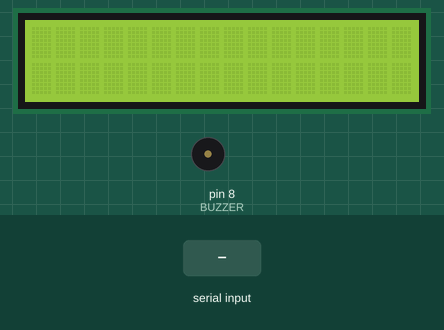
A program run on a simulated Arduino Uno, built with avr-gcc and run on an emulated ATmega328P. Shown: 16×2 character LCD, buzzer (waves = sounding, pin HIGH). Inputs (shaded band) come from the test bench. What the program prints to the serial monitor is not drawn.

Above: at 1.2 s.
1.3 s: "90/45\n" received over Serial
At 1.81 s:
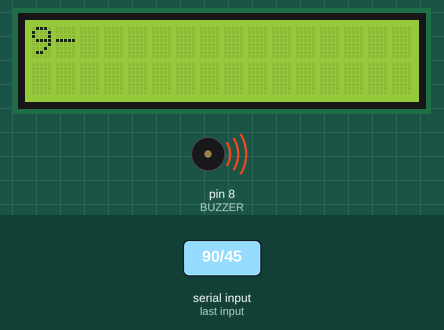
At 8.1 s:
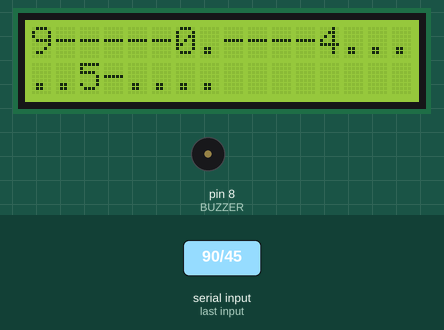
Timing chart, 0 to 9.6 s (numbered marks = the images above; inputs shaded):
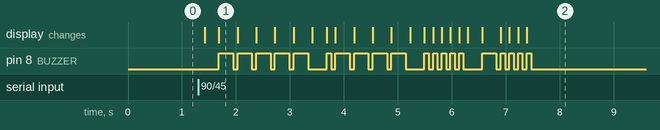

The program:

main.cpp
```cpp
#include <Arduino.h>
#include <LiquidCrystal.h>
#include <avr/wdt.h>

#define LCDWIDTH 16
#define LCDROWS 2
#define RS 12
#define EN 11
#define D4 5
#define D5 4
#define D6 3
#define D7 2

#define BUZZER 8

const int buzzer_speed = 800;

LiquidCrystal lcd(RS, EN, D4, D5, D6, D7);

const char *morseAlfabeto[] = {
  ".-",    // A
  "-...",  // B
  "-.-.",  // C
  "-..",   // D
  ".",     // E
  "..-.",  // F
  "--.",   // G
  "....",  // H
  "..",    // I
  ".---",  // J
  "-.-",   // K
  ".-..",  // L
  "--",    // M
  "-.",    // N
  "---",   // O
  ".--.",  // P
  "--.-",  // Q
  ".-.",   // R
  "...",   // S
  "-",     // T
  "..-",   // U
  "...-",  // V
  ".--",   // W
  "-..-",  // X
  "-.--",  // Y
  "--..",  // Z
  ".----", // 1
  "..---", // 2
  "...--", // 3
  "....-", // 4
  ".....", // 5
  "-....", // 6
  "--...", // 7
  "---..", // 8
  "----.", // 9
  "-----"  // 0
};

String convertirAMorse(String entrada);
String convertirAMorseLCD(String entrada);
String obtenerCharMorse(char c);
String LCDCharsMorse(char c);
String eliminarEspacios(String cadenaEntrada);
void buzz(String entrada);
void buzzChar(char charActual);
void desplazarMensajeEnLCD(String mensaje, int repeticiones);
void reinicioSoftware();
String obtenerMapeoMorse(char c, bool incluirChar);

void setup() {
  pinMode(BUZZER, OUTPUT);
  lcd.begin(LCDWIDTH, LCDROWS);
  lcd.clear();

  Serial.begin(9600);

  for (int i = 0; i < 5; i++) {
    Serial.println();
  }
  Serial.println("Iniciando...");
  Serial.println("Mensaje a codificar en Morse:");
}

void loop() {
  if (Serial.available() > 0) {
  String codigoMorseLCD;
  String mensajeActual;
  String codigoMorse;

  mensajeActual = Serial.readStringUntil('\n');
  mensajeActual.trim();
  mensajeActual.toUpperCase();
  Serial.println(mensajeActual);

  codigoMorse = convertirAMorse(mensajeActual);

  Serial.println("Código Morse: ");
  Serial.println(codigoMorse);
  Serial.println();

  Serial.println("Código morse para pantalla: ");
  codigoMorseLCD = convertirAMorseLCD(mensajeActual);
  Serial.println(codigoMorseLCD);

  Serial.println("Desplegando mensaje en LCD y convirtiéndolo en tonos: ");
  desplazarMensajeEnLCD(eliminarEspacios(codigoMorseLCD), 2);

  Serial.println("\n");
  delay(5000);

  reinicioSoftware();
  }
}

String eliminarEspacios(String cadenaEntrada) {
  String resultado = "";
  for (unsigned int i = 0; i < cadenaEntrada.length(); i++) {
  if (cadenaEntrada[i] != ' ') {
    resultado += cadenaEntrada[i];
  }
  }
  return resultado;
}

void buzzChar(char charActual) {
  if (charActual == '.') {
  digitalWrite(BUZZER, HIGH);
  delay(buzzer_speed / 10);
  digitalWrite(BUZZER, LOW);
  delay(buzzer_speed / 10);
  } else if (charActual == '-') {
  digitalWrite(BUZZER, HIGH);
  delay(buzzer_speed / 3);
  digitalWrite(BUZZER, LOW);
  delay(buzzer_speed / 10);
  } else if (charActual == '/') {
  digitalWrite(BUZZER, LOW);
  delay(buzzer_speed);
  delay(buzzer_speed / 3);
  } else {
  digitalWrite(BUZZER, LOW);
  delay(buzzer_speed / 3);
  }
}

void buzz(String entrada) {
  for (unsigned int i = 0; i < entrada.length(); i++) {
  buzzChar(entrada[i]);
  }
}

String obtenerMapeoMorse(char c, bool incluirChar) {
  if (c >= 'A' && c <= 'Z') {
  return (incluirChar ? String(c) : "") + String(morseAlfabeto[c - 'A']) + " ";
  } else if (c >= '0' && c <= '9') {
  return (incluirChar ? String(c) : "") + String(morseAlfabeto[c - '0' + 26]) + " ";
  } else if (c == ' ') {
  return " / ";
  }
  return "";
}

String obtenerCharMorse(char c) {
  return obtenerMapeoMorse(c, false);
}

String LCDCharsMorse(char c) {
  return obtenerMapeoMorse(c, true);
}

String convertirAMorse(String entrada) {
  String codigoMorse = "";
  entrada.toUpperCase();
  for (unsigned int i = 0; i < entrada.length(); i++) {
  char c = entrada.charAt(i);
  codigoMorse += obtenerCharMorse(c);
  }

  return codigoMorse;
}

String convertirAMorseLCD(String entrada) {
  String codigoMorse = "";
  entrada.toUpperCase();

  for (int i = 0; i < entrada.length(); i++) {
  char c = entrada.charAt(i);
  codigoMorse += LCDCharsMorse(c);
  }

  return codigoMorse;
}

void desplazarMensajeEnLCD(String mensaje, int repeticiones) {
  int longitudMensaje = mensaje.length();
  int indiceChar = 0;
  int linea = 0;

  for (int repeticion = 0; repeticion < repeticiones; repeticion++) {
  lcd.clear();
  indiceChar = 0;
  linea = 0;

  while (indiceChar < longitudMensaje) {
    lcd.setCursor(indiceChar % LCDWIDTH, linea);
    lcd.print(mensaje[indiceChar]);
    buzzChar(mensaje[indiceChar]);
    indiceChar++;

    if (indiceChar % LCDWIDTH == 0) {
    linea = (linea + 1) % LCDROWS;
    if (linea == 0) {
      lcd.clear();
    }
    }
  }

  delay(5000);
  lcd.clear();
  }
}

void reinicioSoftware() {
  wdt_enable(WDTO_15MS);

  while (true) {
  }
}
```

Measured:
- after the input at 1.3 s, the display: first changes after 0.12 s (image 1 shows a later state)
